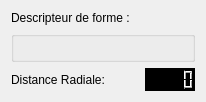
          <widget class="QWidget" name="forme">
           <property name="styleSheet">
            <string notr="true"/>
           </property>
           <attribute name="title">
            <string>Forme</string>
           </attribute>
           <layout class="QGridLayout" name="gridLayout_7">
            <item row="0" column="0">
             <widget class="QLabel" name="label_13">
              <property name="text">
               <string>Descripteur de forme :</string>
              </property>
             </widget>
            </item>
            <item row="1" column="0">
             <widget class="QGroupBox" name="groupBspline">
              <property name="title">
               <string/>
              </property>
              <layout class="QHBoxLayout" name="horizontalLayout_3">
               <item>
                <layout class="QGridLayout" name="layoutBspline"/>
               </item>
               <item>
                <layout class="QGridLayout" name="layoutBspline2"/>
               </item>
              </layout>
             </widget>
            </item>
            <item row="2" column="0">
             <layout class="QFormLayout" name="formLayout_4">
              <property name="horizontalSpacing">
               <number>40</number>
              </property>
              <item row="0" column="0">
               <widget class="QLabel" name="label_22">
                <property name="text">
                 <string>Distance Radiale:</string>
                </property>
               </widget>
              </item>
              <item row="0" column="1">
               <widget class="QLCDNumber" name="distR">
                <property name="maximumSize">
                 <size>
                  <width>50</width>
                  <height>16777215</height>
                 </size>
                </property>
                <property name="font">
                 <font>
                  <pointsize>-1</pointsize>
                 </font>
                </property>
                <property name="autoFillBackground">
                 <bool>false</bool>
                </property>
                <property name="styleSheet">
                 <string notr="true">background-color:black;</string>
                </property>
                <property name="frameShape">
                 <enum>QFrame::Box</enum>
                </property>
                <property name="lineWidth">
                 <number>1</number>
                </property>
                <property name="midLineWidth">
                 <number>0</number>
                </property>
               </widget>
              </item>
             </layout>
            </item>
           </layout>
          </widget>
